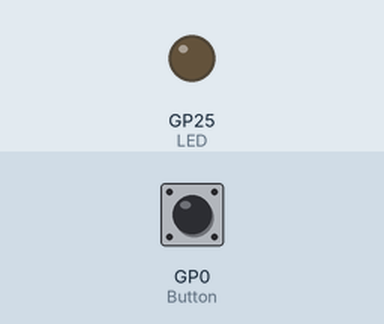
Simulated run of this program. Board: Raspberry Pi Pico running MicroPython. Parts: output pins drawn as LEDs (lit = HIGH). The inputs (shaded band) are chosen by the test bench; at power-on: GP0 (Button) LOW.

Above: at 1.2 s.
1.3 s: GP0 (Button) pulled HIGH for 0.15 s
At 2.2 s:
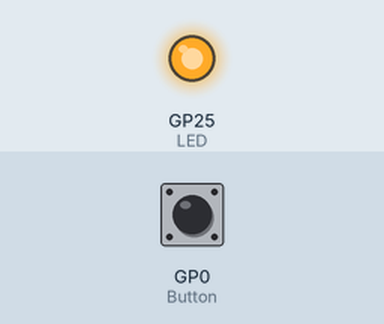
2.9 s: GP0 (Button) pulled HIGH for 1 s
At 3.4 s:
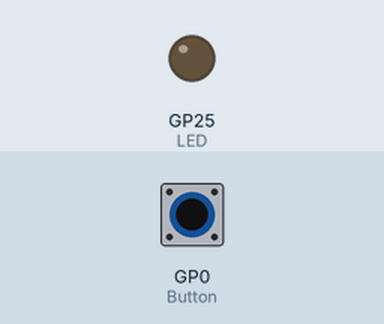
5.4 s: GP0 (Button) pulled HIGH for 3.2 s
At 6.5 s:
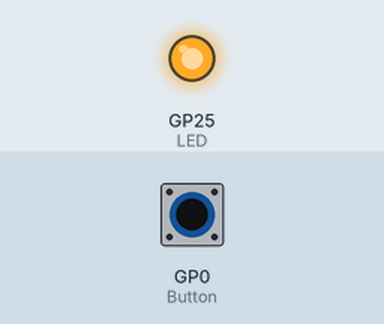
Timing chart, 0 to 8.4 s (numbered marks = the images above; inputs shaded):
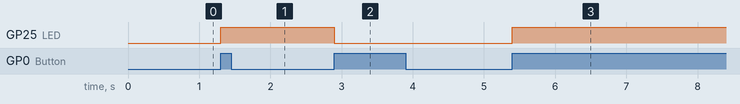

The program:

Experiment_3.py
```python
# Button and LED with Interrupt ReQuest

from machine import Pin

LED = Pin(25, Pin.OUT)
Button = Pin(0, Pin.IN, Pin.PULL_DOWN)
LEDstate = False

def ButtonIRQHandler(pin):
    global LEDstate
    if LEDstate == True:
        LEDstate = False
    else:
        LEDstate = True

Button.irq(trigger = Pin.IRQ_RISING, handler = ButtonIRQHandler)

while True:
    LED.value(LEDstate)

# Pin 0 > button > Pin 36
```

Measured:
- after the input at 1.3 s, GP25 (LED): LOW → HIGH at once
- after the input at 2.9 s, GP25 (LED): HIGH → LOW at once
- after the input at 5.4 s, GP25 (LED): LOW → HIGH at once
